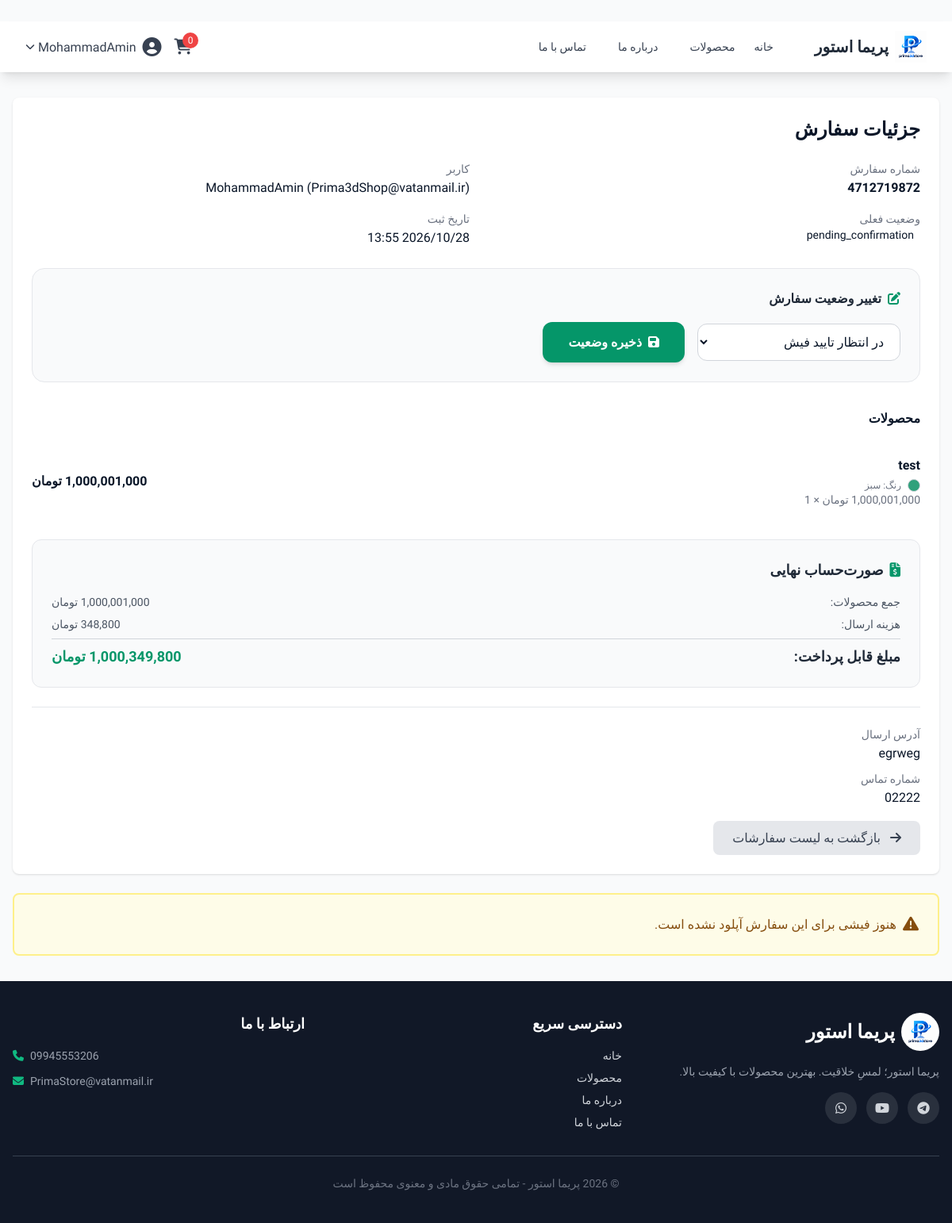
The app's page /admin/order/1 (signed in), older data.
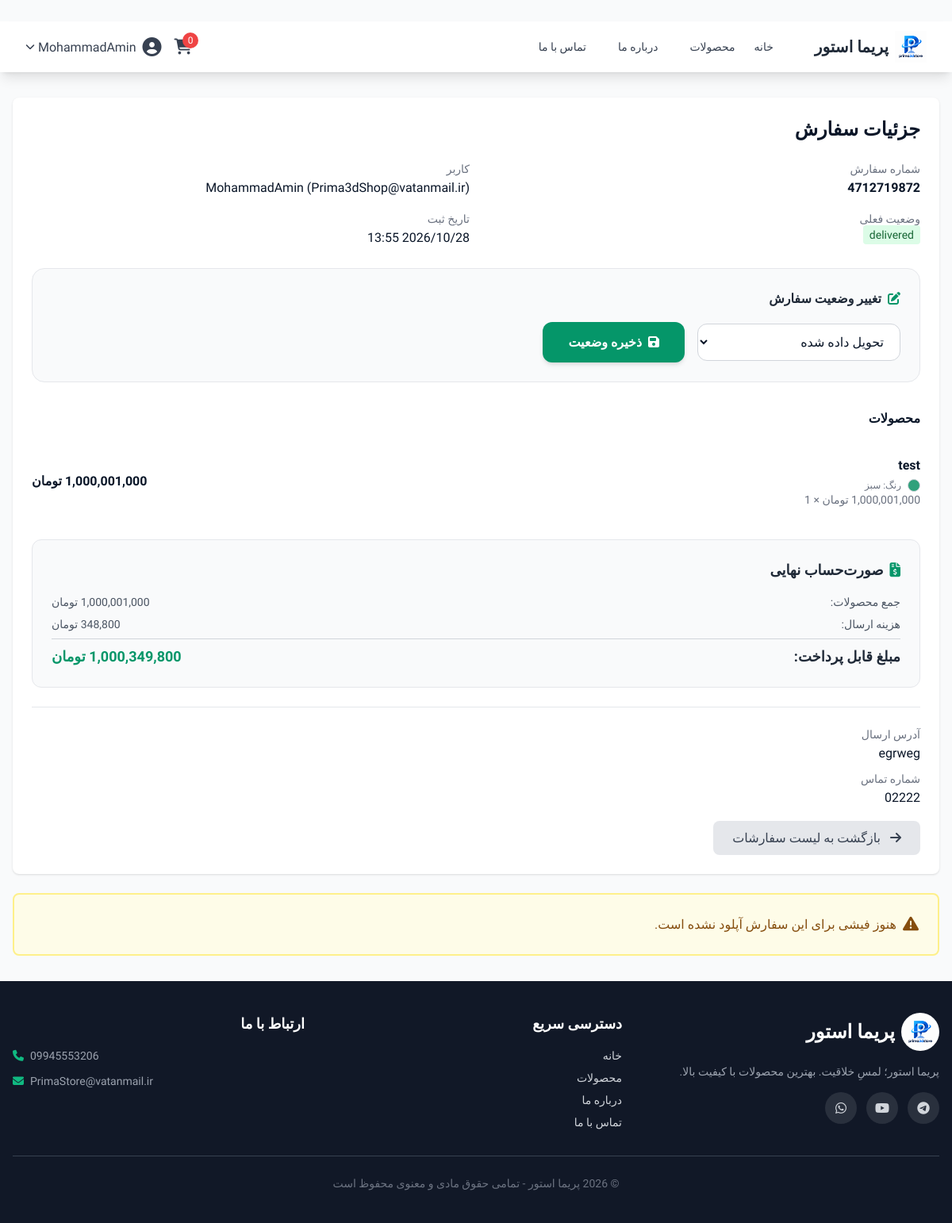
The same page, newer data.
### app/main.py (models this page shows)
class Order(db.Model):
    __tablename__ = 'orders'
    id = db.Column(db.Integer, primary_key=True)
    user_id = db.Column(db.Integer, db.ForeignKey('users.id'), nullable=False)
    order_number = db.Column(db.String(50), unique=True, nullable=False)
    total_amount = db.Column(db.Numeric(10, 2), nullable=False)
    shipping_address = db.Column(db.Text, nullable=False)
    phone = db.Column(db.String(20), nullable=False)
    status = db.Column(db.String(20), default='pending')
    created_at = db.Column(db.DateTime, default=db.func.current_timestamp())
    full_name = db.Column(db.String(200), nullable=True)
    postal_code = db.Column(db.String(20), nullable=True)
    province = db.Column(db.String(50), nullable=True)
    shipping_cost = db.Column(db.Numeric(10, 2), default=0)
    receipt_image = db.Column(db.String(300), nullable=True)
    coupon_code = db.Column(db.String(50), nullable=True)
    discount_amount = db.Column(db.Numeric(10, 2), default=0)
    user = db.relationship('User', backref='orders')
    items = db.relationship('OrderItem', backref='order', cascade='all, delete-orphan')

### app/main.py (the view)
@app.route('/admin/order/<int:order_id>')
@login_required
def admin_order_detail(order_id):
    if not current_user.is_admin:
        flash('دسترسی غیرمجاز!', 'error')
        return redirect(url_for('index'))
    order = Order.query.get_or_404(order_id)
    return render_template('admin/order_detail.html', order=order)

### app/main.py (called while the page is built)
@login_manager.user_loader
def load_user(user_id):
    return User.query.get(int(user_id))

@app.template_filter('format_currency')
def format_currency(value):
    if value is None:
        return '۰ تومان'
    try:
        return f"{int(value):,} تومان"
    except:
        return '۰ تومان'

@app.context_processor
def inject_announcement():
    global announcement, announcement_link, announcement_page
    from datetime import datetime
    current_page = request.endpoint or ""
    show = False
    if announcement_page == "all":
        show = True
    elif announcement_page == "home" and current_page == "index":
        show = True
    elif announcement_page == "products" and current_page == "products":
        show = True
    elif announcement_page == "product" and current_page == "product_detail":
        show = True
    return {
        "announcement": announcement if show else None,
        "announcement_link": announcement_link if show else None,
        "now": datetime.now()
    }

### app/interfaces/templates/admin/order_detail.html (shortened to what the changed rows need)
﻿{% extends "base.html" %}
{% block content %}
<div class="bg-white rounded-lg shadow p-6">
    <h1 class="text-2xl font-bold mb-6">جزئیات سفارش</h1>
    <div class="grid grid-cols-2 gap-4 mb-6">
        <div>
            <p class="text-sm text-gray-500">شماره سفارش</p>
            <p class="font-bold">{{ order.order_number }}</p>
        </div>
        <div>
            <p>
                <span class="px-2 py-1 rounded text-sm
                    {% if order.status == 'pending' %}bg-yellow-100 text-yellow-800
                    {% elif order.status == 'paid' %}bg-blue-100 text-blue-800
                    {% elif order.status == 'shipped' %}bg-purple-100 text-purple-800
                    {% elif order.status == 'delivered' %}bg-green-100 text-green-800
                    {% elif order.status == 'cancelled' %}bg-red-100 text-red-800
                    {% endif %}">
                    {{ order.status }}
                </span>
            </p>
        </div>
        <div>
            <p class="text-sm text-gray-500">تاریخ ثبت</p>
            <p>{{ order.created_at.strftime('%Y/%m/%d %H:%M') }}</p>
        </div>
    </div>
<div class="mb-8 p-6 bg-gray-50 rounded-2xl border border-gray-200">
    <form action="/admin/order/{{ order.id }}/update-status" method="POST" class="flex flex-col sm:flex-row items-start sm:items-center gap-4">
        <select name="status" class="w-full sm:w-64 px-4 py-3 border border-gray-300 rounded-xl focus:outline-none focus:border-emerald-500 bg-white cursor-pointer">
            <option value="pending_confirmation" {% if order.status == 'pending_confirmation' %}selected{% endif %}>در انتظار تایید فیش</option>
            <option value="delivered" {% if order.status == 'delivered' %}selected{% endif %}>تحویل داده شده</option>
        </select>
        <button type="submit" class="w-full sm:w-auto bg-emerald-600 text-white px-8 py-3 rounded-xl hover:bg-emerald-700 transition font-bold shadow-md flex items-center justify-center gap-2">
            <i class="fas fa-save"></i> ذخیره وضعیت
        </button>
    </form>
</div>
    <div class="mt-6 bg-gray-50 rounded-xl p-6 border border-gray-200">
        <div class="space-y-2 text-sm">
            <div class="flex justify-between text-gray-600">
                <span>جمع محصولات:</span>
                <span>{{ (order.total_amount - order.shipping_cost + order.discount_amount)|format_currency }}</span>
            </div>
            <div class="flex justify-between text-gray-600">
                <span>هزینه ارسال:</span>
                <span>{{ order.shipping_cost|format_currency }}</span>
            </div>
            <div class="flex justify-between text-lg font-bold text-gray-800">
                <span>مبلغ قابل پرداخت:</span>
                <span class="text-emerald-600">{{ order.total_amount|format_currency }}</span>
            </div>
        </div>
    </div>
    <div class="mt-6 pt-6 border-t">
        <p class="text-sm text-gray-500">آدرس ارسال</p>
        <p>{{ order.shipping_address }}</p>
        <p class="text-sm text-gray-500 mt-2">شماره تماس</p>
        <p>{{ order.phone }}</p>
    </div>
</div>
{% endblock %}

Row changes from the older to the newer data that the page shows:
changed Order "1,000,349,800 تومان": status "pending_confirmation" → "delivered"; status "در انتظار تایید فیش" → "تحویل داده شده"
